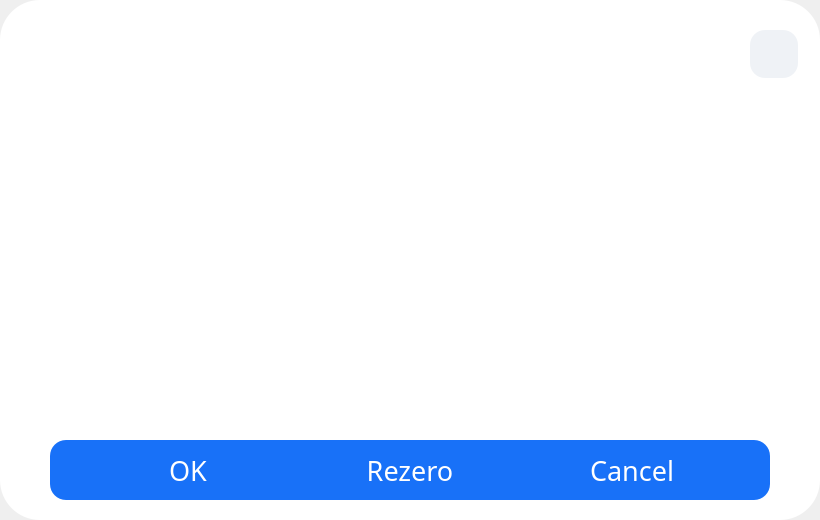
<?xml version="1.0" encoding="UTF-8"?>
<ui version="4.0">
 <class>selfserveDialogG2</class>
 <widget class="QWidget" name="selfserveDialogG2">
  <property name="geometry">
   <rect>
    <x>0</x>
    <y>0</y>
    <width>820</width>
    <height>520</height>
   </rect>
  </property>
  <property name="minimumSize">
   <size>
    <width>820</width>
    <height>520</height>
   </size>
  </property>
  <property name="maximumSize">
   <size>
    <width>820</width>
    <height>520</height>
   </size>
  </property>
  <property name="windowTitle">
   <string>Form</string>
  </property>
  <property name="autoFillBackground">
   <bool>false</bool>
  </property>
  <property name="styleSheet">
   <string notr="true"/>
  </property>
  <widget class="QWidget" name="wgtErrWin" native="true">
   <property name="geometry">
    <rect>
     <x>0</x>
     <y>0</y>
     <width>820</width>
     <height>520</height>
    </rect>
   </property>
   <property name="minimumSize">
    <size>
     <width>820</width>
     <height>520</height>
    </size>
   </property>
   <property name="maximumSize">
    <size>
     <width>820</width>
     <height>520</height>
    </size>
   </property>
   <property name="styleSheet">
    <string notr="true">QWidget#wgtErrWin
{
	background-color: rgb(255, 255, 255);
    border-radius: 40px;
    border-style: none;
    border-color: rgb(255,255,255);
}</string>
   </property>
   <widget class="QPushButton" name="butClose">
    <property name="geometry">
     <rect>
      <x>750</x>
      <y>30</y>
      <width>48</width>
      <height>48</height>
     </rect>
    </property>
    <property name="minimumSize">
     <size>
      <width>48</width>
      <height>48</height>
     </size>
    </property>
    <property name="maximumSize">
     <size>
      <width>48</width>
      <height>48</height>
     </size>
    </property>
    <property name="styleSheet">
     <string notr="true">QPushButton#butClose
{
	background:url(:/images/screens/close-icon.png);
    background-color: rgb(239,242,246);
    color: rgb(25,34,46);
    border-style: none;
    border-radius: 15px;
}</string>
    </property>
    <property name="text">
     <string/>
    </property>
   </widget>
   <widget class="QPushButton" name="butOK">
    <property name="geometry">
     <rect>
      <x>50</x>
      <y>440</y>
      <width>276</width>
      <height>60</height>
     </rect>
    </property>
    <property name="minimumSize">
     <size>
      <width>276</width>
      <height>60</height>
     </size>
    </property>
    <property name="maximumSize">
     <size>
      <width>276</width>
      <height>60</height>
     </size>
    </property>
    <property name="font">
     <font>
      <family>Poppins SemiBold</family>
      <pointsize>20</pointsize>
     </font>
    </property>
    <property name="styleSheet">
     <string notr="true">QPushButton#butOK{
    color:rgb(255,255,255);
    background-color:rgb(24,113,248);
    border-radius:16px;
}</string>
    </property>
    <property name="text">
     <string>OK</string>
    </property>
   </widget>
   <widget class="QPushButton" name="butCancel">
    <property name="geometry">
     <rect>
      <x>494</x>
      <y>440</y>
      <width>276</width>
      <height>60</height>
     </rect>
    </property>
    <property name="minimumSize">
     <size>
      <width>276</width>
      <height>60</height>
     </size>
    </property>
    <property name="maximumSize">
     <size>
      <width>276</width>
      <height>60</height>
     </size>
    </property>
    <property name="font">
     <font>
      <family>Poppins SemiBold</family>
      <pointsize>20</pointsize>
     </font>
    </property>
    <property name="styleSheet">
     <string notr="true">QPushButton#butCancel {
    color:rgb(255,255,255);
    background-color:rgb(24,113,248);
    border-radius:16px;
}</string>
    </property>
    <property name="text">
     <string>Cancel</string>
    </property>
   </widget>
   <widget class="QPushButton" name="butRezero">
    <property name="geometry">
     <rect>
      <x>272</x>
      <y>440</y>
      <width>276</width>
      <height>60</height>
     </rect>
    </property>
    <property name="minimumSize">
     <size>
      <width>276</width>
      <height>60</height>
     </size>
    </property>
    <property name="maximumSize">
     <size>
      <width>276</width>
      <height>60</height>
     </size>
    </property>
    <property name="font">
     <font>
      <family>Poppins SemiBold</family>
      <pointsize>20</pointsize>
     </font>
    </property>
    <property name="styleSheet">
     <string notr="true">QPushButton#butRezero{
    color:rgb(255,255,255);
    background-color:rgb(24,113,248);
    border-radius:16px;
}</string>
    </property>
    <property name="text">
     <string>Rezero</string>
    </property>
   </widget>
   <widget class="QLabel" name="lblErrorTitle">
    <property name="geometry">
     <rect>
      <x>20</x>
      <y>30</y>
      <width>708</width>
      <height>48</height>
     </rect>
    </property>
    <property name="minimumSize">
     <size>
      <width>708</width>
      <height>48</height>
     </size>
    </property>
    <property name="font">
     <font>
      <family>Poppins SemiBold</family>
      <pointsize>22</pointsize>
     </font>
    </property>
    <property name="styleSheet">
     <string notr="true">QLabel#lblErrorTitle
{
    background-color:rgb(255,255,255);
    color:rgb(18,20,29);
    border-style:none;
}</string>
    </property>
    <property name="text">
     <string/>
    </property>
   </widget>
   <widget class="QLabel" name="lblErrorText">
    <property name="geometry">
     <rect>
      <x>20</x>
      <y>100</y>
      <width>780</width>
      <height>320</height>
     </rect>
    </property>
    <property name="minimumSize">
     <size>
      <width>780</width>
      <height>320</height>
     </size>
    </property>
    <property name="font">
     <font>
      <family>Poppins</family>
      <pointsize>18</pointsize>
     </font>
    </property>
    <property name="styleSheet">
     <string notr="true">QLabel#lblErrorText
{
    background-color:rgb(255,255,255);
    color:rgb(55,60,75);
    border-style:none;
}</string>
    </property>
    <property name="text">
     <string/>
    </property>
    <property name="alignment">
     <set>Qt::AlignLeading|Qt::AlignLeft|Qt::AlignTop</set>
    </property>
    <property name="wordWrap">
     <bool>true</bool>
    </property>
   </widget>
  </widget>
 </widget>
 <resources/>
 <connections/>
</ui>
